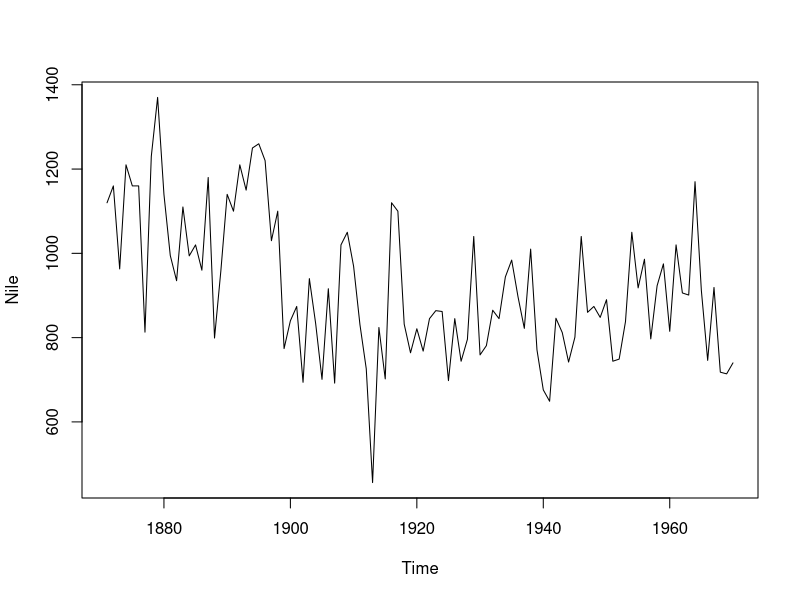

Write the R code that produced this figure. (Note: this script raises an error after producing the figure.)
?Nile
plot(Nile)
rw <- dlm(m0=1000, C0=1000, FF=1, V=15100, GG=1, W=1470)
modFilt <- dlmFilter(Nile, rw)
names(modFilt)
plot(Nile, type = 'o', col = "black")
lines(window(modFilt$m,start=start(Nile)[1]),type="o",lty=2, pch=4, col="red")
legend("bottomleft",legend=c("data","filtered level"),col=c("black", "red"),lty=c(1,2),pch=c(1,4))
attach(modFilt)
v<- dlmSvd2var(modFilt$U.C, modFilt$D.C)
v<- unlist(dlmSvd2var(modFilt$U.C, modFilt$D.C))
pl <- dropFirst(m) + qnorm(0.05, sd = sqrt(v[-1]))
pu <- dropFirst(m) + qnorm(0.95, sd = sqrt(v[-1]))
detach()
lines(pl, lty = 2, col = "green")
lines(pu, lty = 2, col = "green")

# compute the standard deviation

sd <- sqrt(v)
ts.plot(sd, ylab="standard deviation")  
?Nile

forecast <- plot(window(Nile, start=1871), type="o", ylab="level", cex=.3)
lines(window(modFilt$f, start=1871), type="o", col=2, cex=.3)

attach(forecast)
w<- dlmSvd2var(modFilt$U.C, modFilt$D.C)
w<- unlist(dlmSvd2var(modFilt$U.C, modFilt$D.C))
pl <- dropFirst(m) + qnorm(0.05, sd = sqrt(w[-1]))
pu <- dropFirst(m) + qnorm(0.95, sd = sqrt(w[-1]))
detach()
lines(pl, lty = 2, col = "green")
lines(pu, lty = 2, col = "green")


